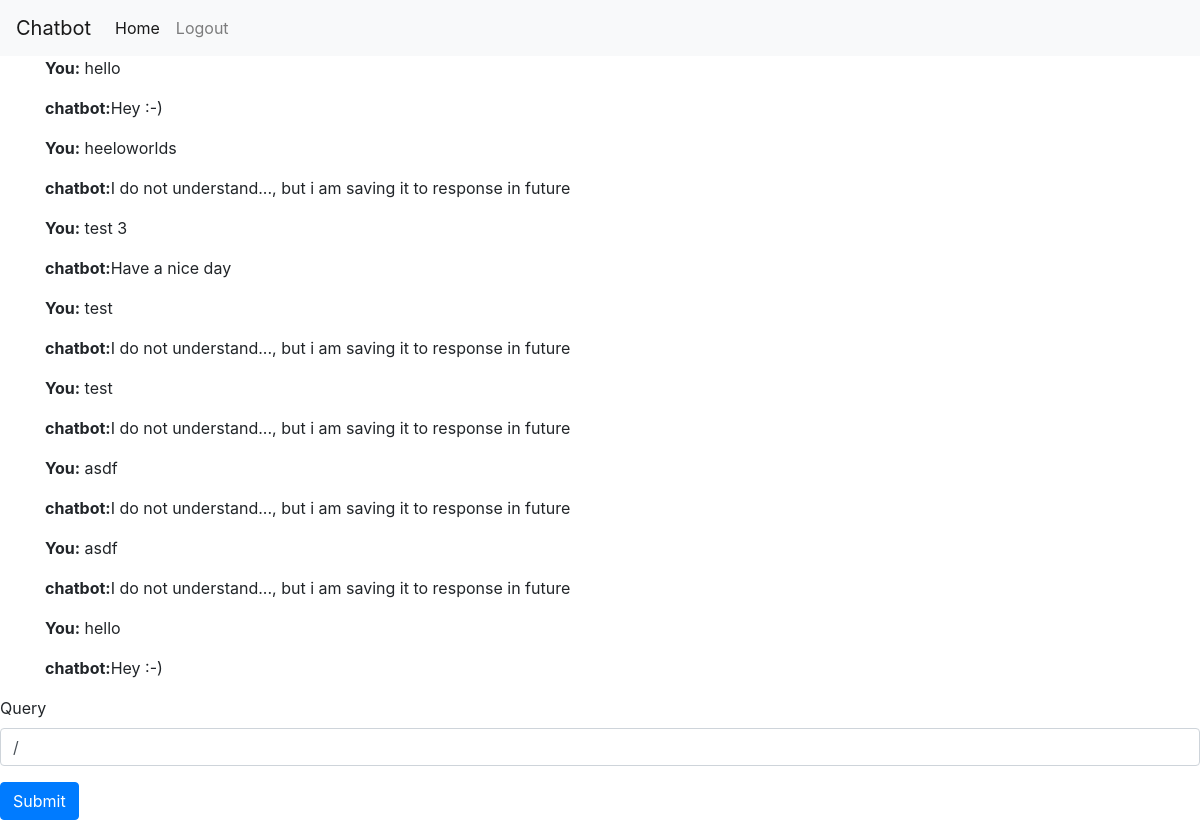
Before: /superadmin/studenthome (signed in) with the older database file.
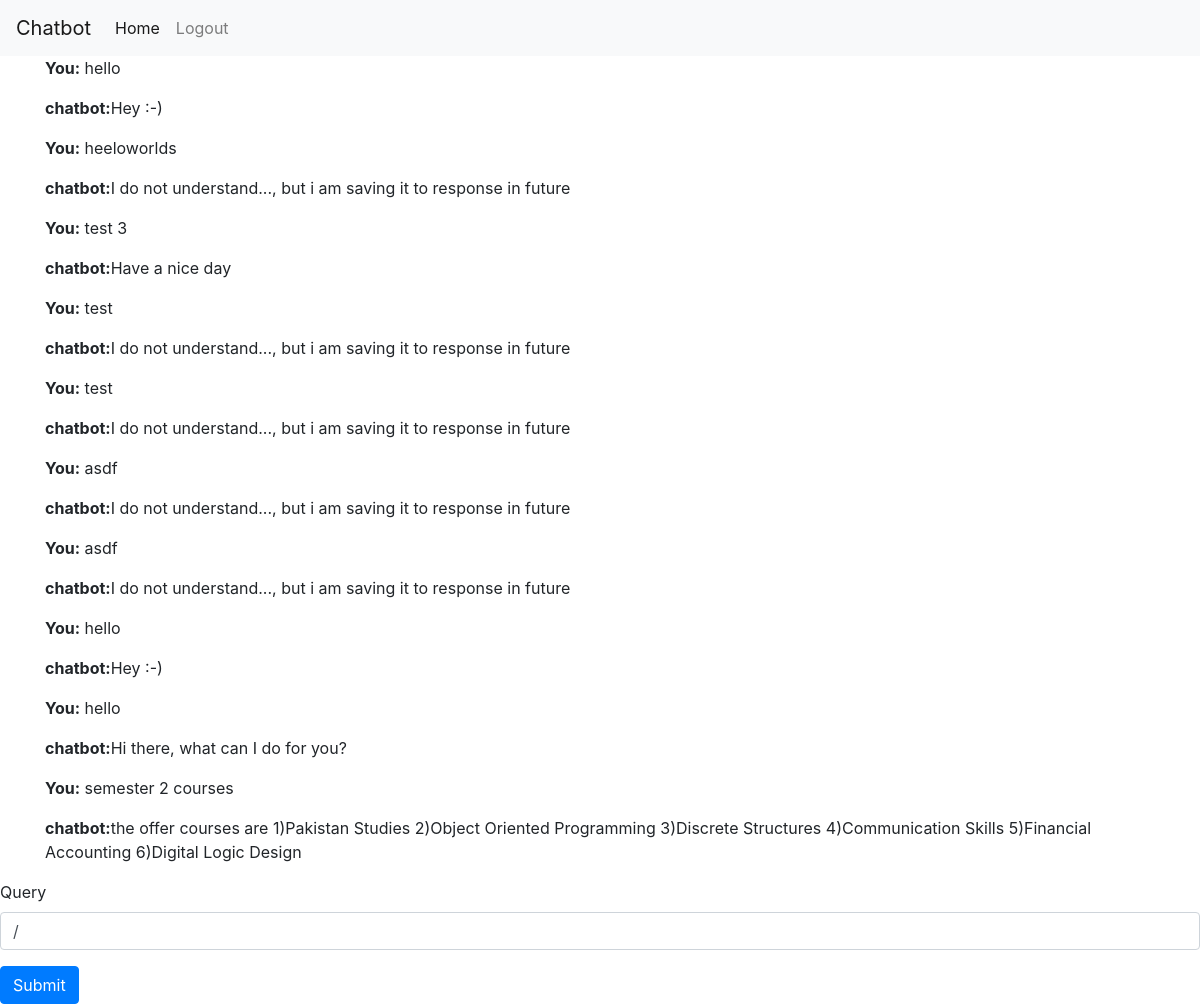
After: the same page with the newer database file.
### superadmin/models.py (models this page shows, shortened)
class QueryHistory(models.Model):
    query = models.CharField(max_length=255)
    response = models.CharField(max_length=255,default="-")
    queried_by=models.ForeignKey(User, on_delete=models.DO_NOTHING)

### superadmin/views.py (the view, shortened to what this page needs)
# urls.py: path('studenthome', views.studentHome, name="StudentHome"),
@login_required
@student_required
def studentHome(request):
    queryHistory=QueryHistory.objects.filter(queried_by=request.user)
    context={'response':'','queries':queryHistory}
    return render(request, 'superadmin/student_home.html', context)

### superadmin/templates/superadmin/student_home.html (shortened to what this page needs)
{% extends 'superadmin/basic.html' %}
{% block body %}
<form action="/superadmin/studenthome" method="POST">
    {% for o in queries %}
      <div class="container">
        <p><b>You:</b> {{ o.query }}</p>
        <p><b>chatbot:</b>{{ o.response }}</p>
      </div>
    {% endfor %}
    <div class="form-group">
      <label for="exampleInputPassword1">Query</label>
      <input
        type="text"
        class="form-control"
        id="query"
        name="query"
        value={{query}}
      />
    </div>
    <button type="submit" class="btn btn-primary">Submit</button>
  </form>
{% endblock %}

Changed rows visible on the page:
added QueryHistory: query "hello", response "Hi there, what can I do for you?"
added QueryHistory: query "semester 2 courses", response "the offer courses are 1)Pakistan Studies 2)Object Oriented Programming 3)Discrete Structures 4)Communication Skills 5)Financial Accounting 6)Digital Logic Design"
